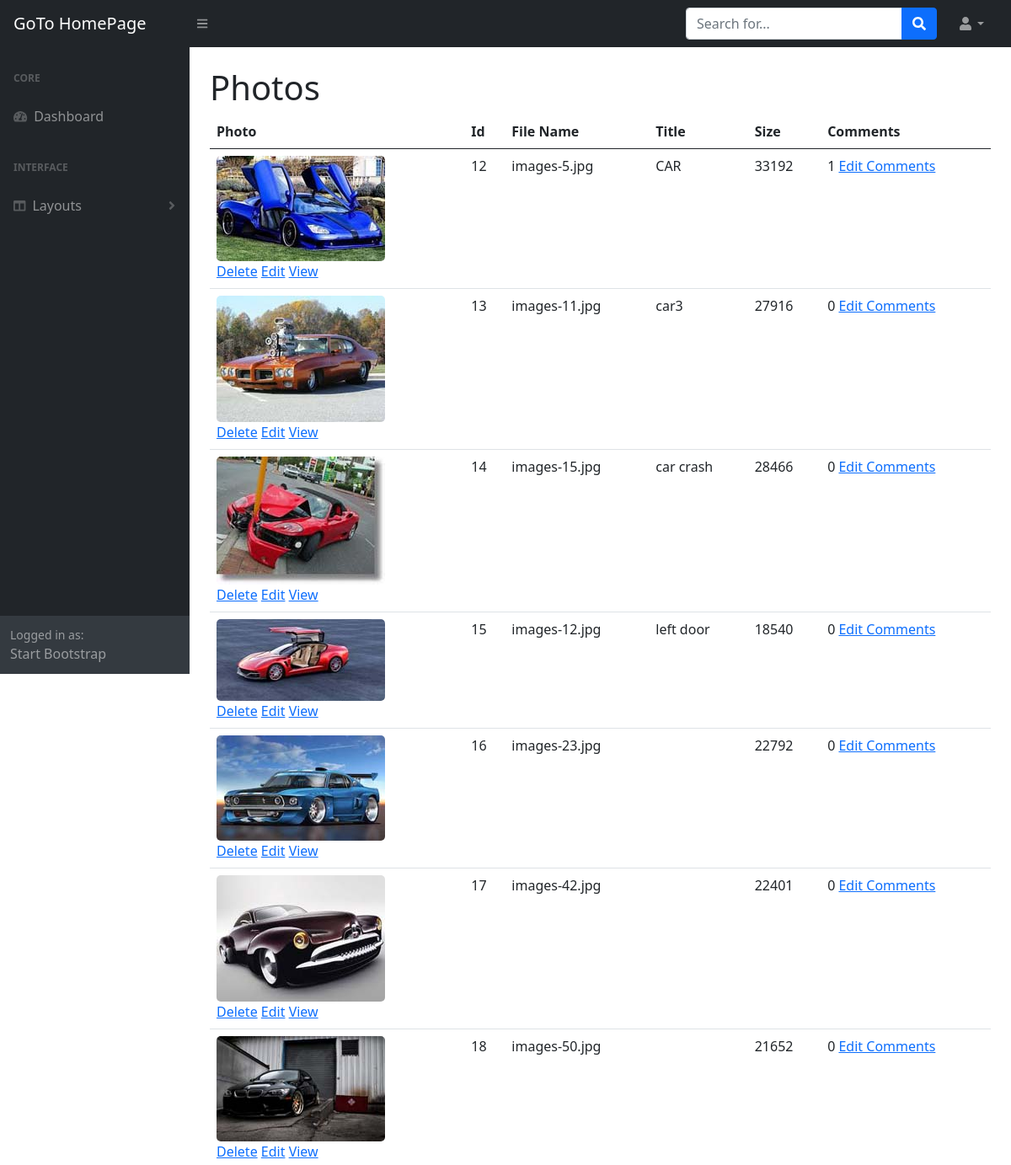
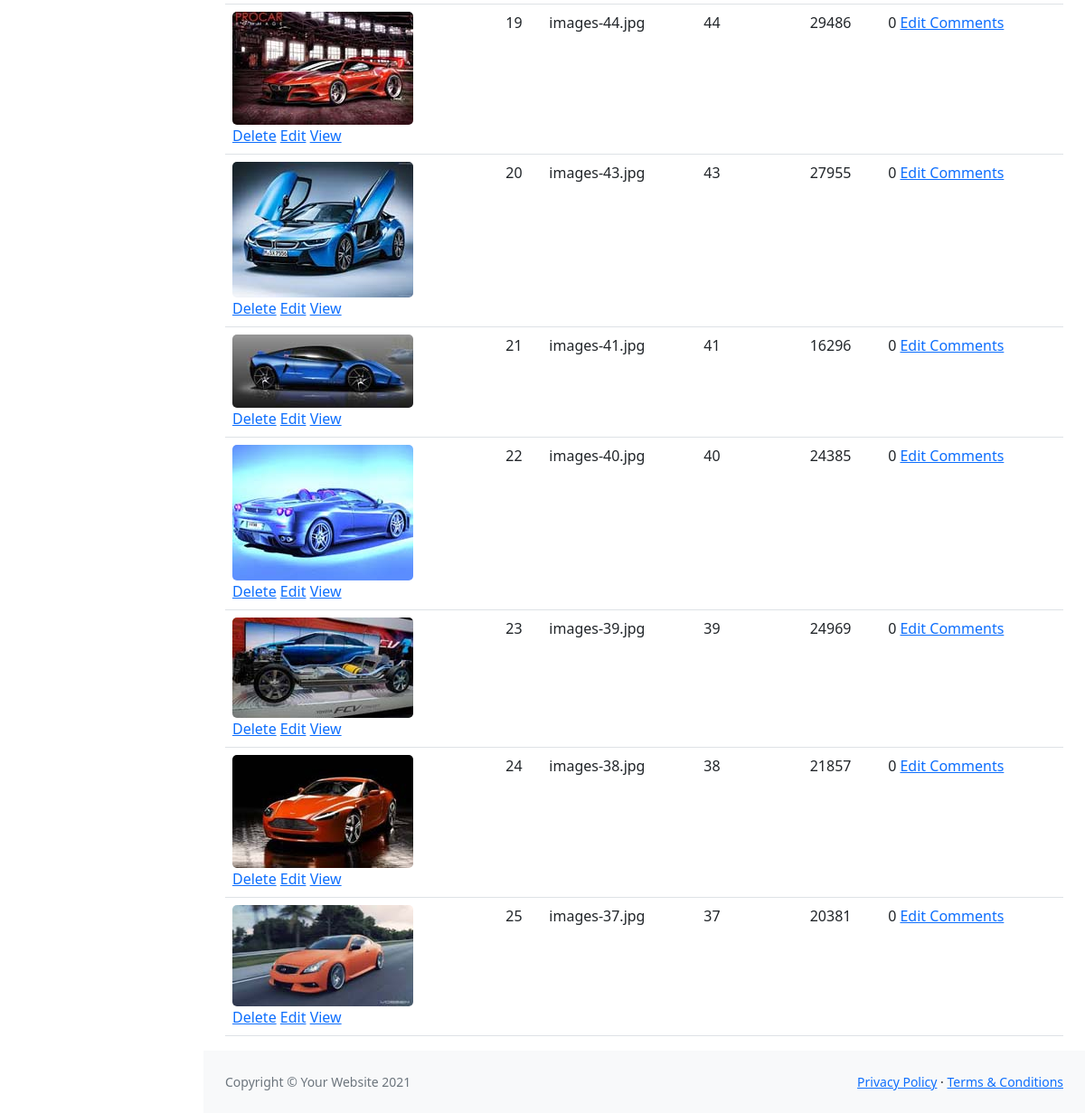
Page /admin/photos.php (signed in) on the committed database (2 pictures, top to bottom).
### tables this page shows
CREATE TABLE `photos` (
  `id` int(11) NOT NULL,
  `title` varchar(255) NOT NULL,
  `caption` varchar(255) NOT NULL,
  `description` text NOT NULL,
  `filename` varchar(255) NOT NULL,
  `alternate_text` varchar(255) NOT NULL,
  `type` varchar(255) NOT NULL,
  `size` int(11) NOT NULL,
  `date` date NOT NULL
);

### admin/includes/database.php (called while the page is built, shortened)
<?php
class Database
{
   public $connection;
   public function open_db_connection()
   {
      $this->connection = new mysqli(DB_HOST, DB_USER, DB_PASS, DB_NAME);
   }
   public function query($sql)
   {
      $result = $this->connection->query($sql);
      return $result;
   }
   public function escape_string($string)
   {
      return $this->connection->real_escape_string($string);
   }
}
$database = new Database();

### admin/includes/db_object.php (called while the page is built, shortened)
<?php
class Db_object
{
   public static function find_all()
   {
      return static::find_by_query("SELECT * FROM " . static::$db_table . " ");
   }
   public static function find_by_query($sql)
   {
      global $database;
      $result_set = $database->query($sql);
      $the_object_array = array();
      while ($row = mysqli_fetch_array($result_set)) {
         $the_object_array[] = static::instantiation($row);
      }
      return $the_object_array;
   }
   public static function instantiation($the_record)
   {
      $the_object = new $calling_class;
      foreach ($the_record as $property => $value) {
         if ($the_object->has_the_property($property)) {
            $the_object->$property = $value;
         }
      }
      return $the_object;
   }
   private function has_the_property($property)
   {
      $object_properties = get_object_vars($this);
      return array_key_exists($property, $object_properties);
   }
}

### admin/includes/photo.php (called while the page is built, shortened)
<?php
class Photo extends Db_object
{
   public $filename;
   public $upload_directory = "images";
   public function picture_path()
   {
      return $this->upload_directory . DS . $this->filename;
   }
}

### admin/includes/comment.php (called while the page is built, shortened)
<?php
class Comment extends Db_object
{
   protected static $db_table = "comments";
   public static function find_the_comments($photo_id = 0)
   {
      global $database;
      $sql = "SELECT * FROM " . self::$db_table . " WHERE photo_id =" . $database->escape_string($photo_id) . " ORDER BY photo_id ASC";
      return self::find_by_query($sql);
   }
}

### admin/photos.php (the view, shortened to what this page needs)
<?php include "includes/header.php"; ?>
<?php include "includes/top_nav.php"; ?>
<div id="layoutSidenav">
   <?php include "includes/side_nav.php"; ?>
   <div id="layoutSidenav_content">
      <main>
         <div class="container-fluid px-4">
            <h1 class="mt-4">Photos</h1>
            <div class="col-md-12">
               <table class="table table-hover">
                  <thad>
                     <tr>
                        <th>Photo</th>
                        <th>Id</th>
                        <th>File Name</th>
                        <th>Title</th>
                        <th>Size</th>
                        <th>Comments</th>
                     </tr>
                  </thad>
                  <tbody>
                     <?php
                     $photos = Photo::find_all();
                     foreach ($photos as $photo) : ?>
                        <tr>
                           <td><img class="admin-photo-thumbnail" src="<?php echo $photo->picture_path(); ?>" alt="<?php echo $photo->title; ?>">
                              <div class="action_links">
                                 <a href="delete_photo.php?id=<?php echo $photo->id; ?>">Delete</a>
                                 <a href="edit_photo.php?id=<?php echo $photo->id; ?>">Edit</a>
                                 <a href="../photo.php?id=<?php echo $photo->id; ?>" target="_blank" rel="noopener noreferrer">View</a>
                              </div>
                           </td>
                           <td><?php echo $photo->id; ?></td>
                           <td><?php echo $photo->filename; ?></td>
                           <td><?php echo $photo->title; ?></td>
                           <td><?php echo $photo->size; ?></td>
                           <td><?php
                                 $comments = Comment::find_the_comments($photo->id);
                                 echo count($comments);
                              ?>
                              <a href="comment_photo.php?id=<?php echo $photo->id; ?>">Edit Comments</a>
                           </td>
                        </tr>
                     <?php endforeach; ?>
                  </tbody>
               </table>
            </div>
         </div>
      </main>
      <?php include "includes/sub_footer.php"; ?>
   </div>
</div>
<?php include "includes/footer.php"; ?>

### admin/includes/header.php (shortened to what this page needs)
<!DOCTYPE html>
<html lang="en">
<head>
   <link href="https://cdn.jsdelivr.net/npm/simple-datatables@latest/dist/style.css" rel="stylesheet" />
   <link href="css/styles.css" rel="stylesheet" />
   <link href="css/gallery.css" rel="stylesheet" />
</head>
<body class="sb-nav-fixed">

### admin/includes/top_nav.php (shortened to what this page needs)
<nav class="sb-topnav navbar navbar-expand navbar-dark bg-dark">
   <a class="navbar-brand ps-3" href="../index.php">GoTo HomePage</a>
   <button class="btn btn-link btn-sm order-1 order-lg-0 me-4 me-lg-0" id="sidebarToggle" href="#!"></button>
   <form class="d-none d-md-inline-block form-inline ms-auto me-0 me-md-3 my-2 my-md-0">
      <div class="input-group">
         <input class="form-control" type="text" placeholder="Search for..." aria-label="Search for..." aria-describedby="btnNavbarSearch">
         <button class="btn btn-primary" id="btnNavbarSearch" type="button"></button>
      </div>
   </form>
   <ul class="navbar-nav ms-auto ms-md-0 me-3 me-lg-4">
      <li class="nav-item dropdown">
         <a class="nav-link dropdown-toggle" id="navbarDropdown" href="#" role="button" data-bs-toggle="dropdown" aria-expanded="false"></a>
      </li>
   </ul>
</nav>

### admin/includes/side_nav.php (shortened to what this page needs)
<div id="layoutSidenav_nav">
   <nav class="sb-sidenav accordion sb-sidenav-dark" id="sidenavAccordion">
      <div class="sb-sidenav-menu">
         <div class="nav">
            <div class="sb-sidenav-menu-heading">Core</div>
            <a class="nav-link" href="index.php">
               <div class="sb-nav-link-icon"><i class="fas fa-tachometer-alt"></i></div>
               Dashboard
            </a>
            <div class="sb-sidenav-menu-heading">Interface</div>
            <a class="nav-link collapsed" href="#" data-bs-toggle="collapse" data-bs-target="#collapseLayouts" aria-expanded="false" aria-controls="collapseLayouts">
               <div class="sb-nav-link-icon"><i class="fas fa-columns"></i></div>
               Layouts
               <div class="sb-sidenav-collapse-arrow"><i class="fas fa-angle-down"></i></div>
            </a>
         </div>
      </div>
      <div class="sb-sidenav-footer">
         <div class="small">Logged in as:</div>
         Start Bootstrap
      </div>
   </nav>
</div>

### admin/includes/sub_footer.php
<footer class="py-4 bg-light mt-auto">
   <div class="container-fluid px-4">
      <div class="d-flex align-items-center justify-content-between small">
         <div class="text-muted">Copyright &copy; Your Website 2021</div>
         <div>
            <a href="#">Privacy Policy</a>
            &middot;
            <a href="#">Terms &amp; Conditions</a>
         </div>
      </div>
   </div>
</footer>

### admin/includes/footer.php (shortened to what this page needs)
</body>
</html>

### admin/css/gallery.css (style rules this page uses)
.admin-photo-thumbnail { width: 200px; border-radius: 5px; }

### rows in the picture
photos: filename (picture), id "12", filename "images-5.jpg", title "CAR", size "33192", count($comments) "1"
photos: filename (picture), id "13", filename "images-11.jpg", title "car3", size "27916", count($comments) "0"
photos: filename (picture), id "14", filename "images-15.jpg", title "car crash", size "28466", count($comments) "0"
photos: filename (picture), id "15", filename "images-12.jpg", title "left door", size "18540", count($comments) "0"
photos: filename (picture), id "16", filename "images-23.jpg", size "22792", count($comments) "0"
photos: filename (picture), id "17", filename "images-42.jpg", size "22401", count($comments) "0"
photos: filename (picture), id "18", filename "images-50.jpg", size "21652", count($comments) "0"
photos: filename (picture), id "19", filename "images-44.jpg", title "44", size "29486", count($comments) "0"
photos: filename (picture), id "20", filename "images-43.jpg", title "43", size "27955", count($comments) "0"
photos: filename (picture), id "21", filename "images-41.jpg", title "41", size "16296", count($comments) "0"
photos: filename (picture), id "22", filename "images-40.jpg", title "40", size "24385", count($comments) "0"
photos: filename (picture), id "23", filename "images-39.jpg", title "39", size "24969", count($comments) "0"
photos: filename (picture), id "24", filename "images-38.jpg", title "38", size "21857", count($comments) "0"
photos: filename (picture), id "25", filename "images-37.jpg", title "37", size "20381", count($comments) "0"
